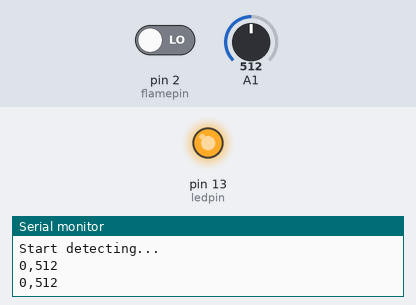
Recording of a sketch running on a simulated Arduino Uno, built with avr-gcc and run on an emulated ATmega328P. On the bench: output pins drawn as LEDs (lit = HIGH), the last lines printed to the serial monitor. The inputs (shaded band) are chosen by the test bench; at power-on: A1 = 512, pin 2 (flamepin) LOW.

Above: at 2.3 s.
2.4 s: A1 set to 214
4.5 s: A1 set to 182
At 5.1 s:
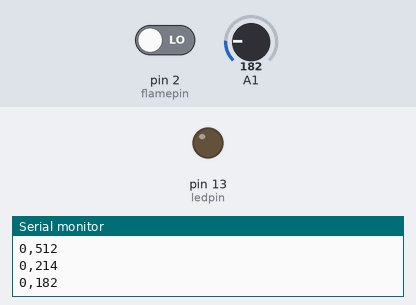
6.6 s: A1 set to 210
At 8.6 s:
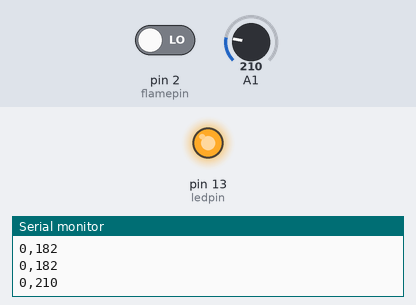
9.0 s: A1 set to 190
At 9.8 s:
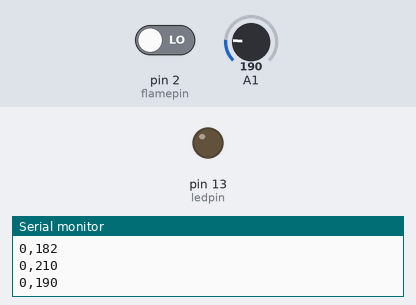
Timing chart, 0 to 12.0 s (numbered marks = the images above; inputs shaded):
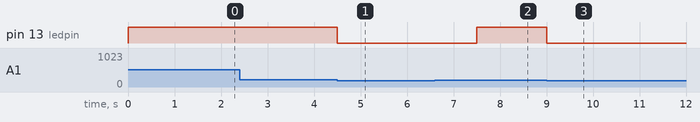

The sketch:

Flame.ino
```cpp
#include <SoftwareSerial.h>

const int ledpin=13;              //LED pin
const int flamepin=2;            //flame sensor pin

void setup()
{
  pinMode(ledpin,OUTPUT);             //LED pin as OUTPUT
  pinMode(flamepin,INPUT);            //FLAME SENSOR pin as INPUT

  Serial.begin(9600);
  Serial.println("Start detecting...");

  digitalWrite(ledpin,LOW);
}
void loop()
{
    //variable declaration
    int flameval;                     //flame flag (fire or not)
    int gasreading;
    int gascon;


    flameval=digitalRead(flamepin);    //read flame sensor pin and assign to flameval
    gasreading = analogRead(A1);

    Serial.print(flameval);
    Serial.print(",");
    Serial.println(gasreading);

    if((flameval==HIGH) || (gasreading>200))                //check fire & smoke concentration
      digitalWrite(ledpin,HIGH);
    else
      digitalWrite(ledpin,LOW);

    delay(1500);
}
```

Measured:
- the behaviour switches between 201 and 200 on A1 (found by bisection; images 0 and 1)
- after the input at 4.5 s, pin 13 (ledpin): HIGH → LOW at once
- after the input at 6.6 s, pin 13 (ledpin): LOW → HIGH after 0.90 s
- after the input at 9.0 s, pin 13 (ledpin): HIGH → LOW at once
